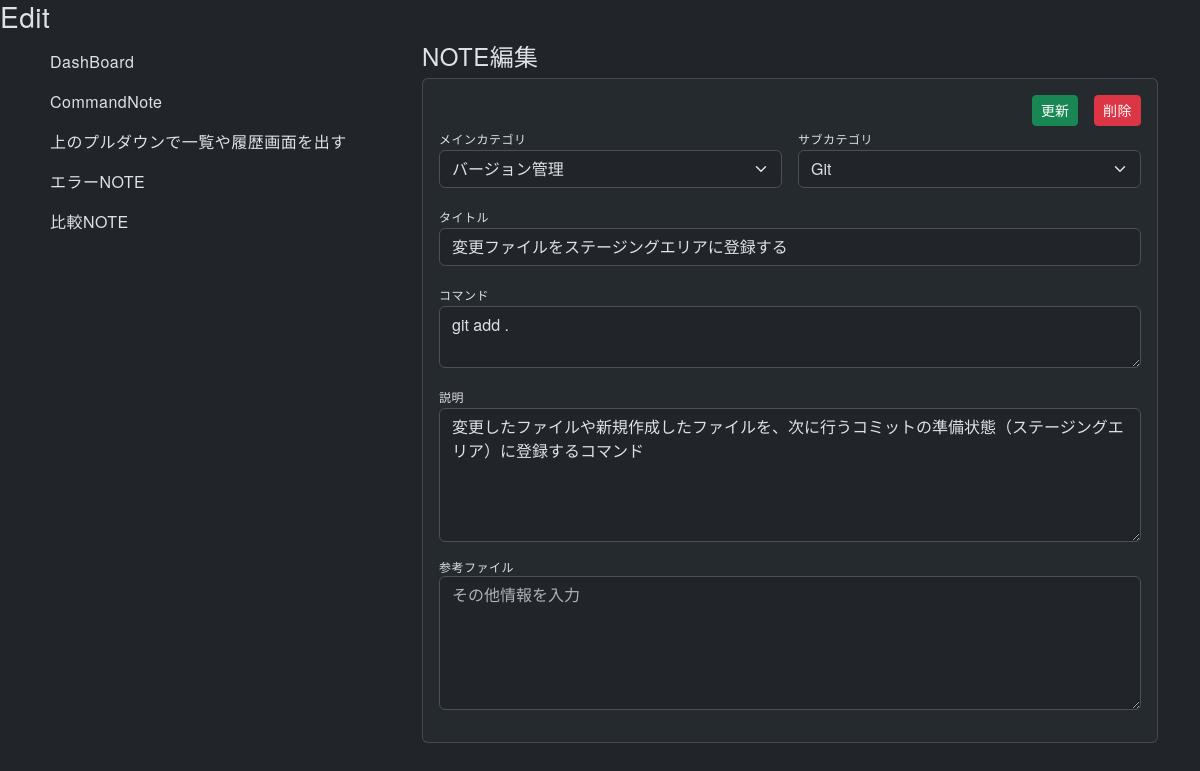
The app's page /23/edit/ with its own data.
### notebook/models.py (models this page shows, shortened)
class Note(models.Model):
  order = models.IntegerField(default=0)
  sub_category = models.ForeignKey(SubCategory, on_delete=models.CASCADE)
  title = models.CharField(max_length=50)
  description =  models.TextField(blank=True, null=True)
  reference = models.TextField(blank=True, null=True)
  created_at = models.DateTimeField(auto_now_add=True)
  updated_at = models.DateTimeField(auto_now=True)
  class Meta:
    ordering = ['order', 'id']

class MainCategory(models.Model):
  order = models.IntegerField(default=0)
  name = models.CharField(max_length=15)
  class Meta:
    ordering = ['order', 'id']

class SubCategory(models.Model):
  order = models.IntegerField(default=0)
  main_category = models.ForeignKey(MainCategory, on_delete=models.CASCADE)
  name = models.CharField(max_length=15)
  class Meta:
    ordering = ['order', 'id']

class Command(models.Model):
  order = models.IntegerField(default=0)
  note = models.ForeignKey(Note, on_delete=models.CASCADE)
  code = models.TextField()
  created_at = models.DateTimeField(auto_now_add=True)
  updated_at = models.DateTimeField(auto_now=True)
  class Meta:
    ordering = ['order', 'id']

### notebook/views.py (the view)
# urls.py: path('<int:id>/edit/', views.edit, name='edit'),
def edit(request, id):
  note = Note.objects.get(id=id)
  main_categories = MainCategory.objects.all()
  sub_categories = SubCategory.objects.all()
  command = note.command_set.first()
  return render(request, 'notebook/edit.html',{ 'note':note, 'main_categories': main_categories, 'sub_categories': sub_categories, 'command': command})

### notebook/templates/notebook/edit.html (shortened to what this page needs)
{% extends 'notebook/base.html' %}
{% block content %}
  <h3>Edit</h3>
  <div class="container">
    <div class="row">
      <div class="'col-12">
        <div class="row">
          <div class="'col-12 col-md-4">
            <ul class="sidebar-menu">
              <li class="sidebar-item">
                <a href="{% url 'notebook:dashboard' %}">
                  <span class="sidebar-label p-2">DashBoard</span>
                </a>
              </li>
              <li class="sidebar-item">
                <a href="{% url 'notebook:index' %}">
                  <span class="sidebar-label p-2">CommandNote</span>
                </a>
              </li>
              <li class="sidebar-item">
                <span class="sidebar-label p-2">上のプルダウンで一覧や履歴画面を出す</span>
              </li>
              <li class="sidebar-item">
                <span class="sidebar-label p-2">エラーNOTE</span>
              </li>
              <li class="sidebar-item">
                <span class="sidebar-label p-2">比較NOTE</span>
              </li>
            </ul>
          </div>
          <div class="'col-12 col-md-8">
            <h4>NOTE編集</h4>
            <div class="card bg-body-tertiary bg-opacity-50 p-3 mb-3">
              <form method="POST" action="{% url 'notebook:update' id=note.id %}">
                <div class="d-flex gap-3 justify-content-end">
                  <button type="submit" class="btn btn-sm btn-success">更新</button>
                  <a href="{% url 'notebook:destroy' id=note.id %}" class="btn btn-sm btn-danger">削除</a>
                </div>
                <div class="d-flex gap-3 mb-3">
                  <div class="w-100">
                    <label class="form-label m-0">メインカテゴリ</label>
                    <select name="main_category" id="main-category-select" class="form-select w-100" required>
                      {% for main_category in main_categories %}
                        <option value="{{ main_category.id }}" {% if main_category.id == note.sub_category.main_category.id %}selected{% endif %}>
                          {{ main_category.name }}
                        </option>
                      {% endfor %}
                    </select>
                  </div>
                  <div class="w-100">
                    <label class="form-label m-0">サブカテゴリ</label>
                    <select name="sub_category" id="sub-category-select" class="form-select w-100" required>
                      {% for sub_category in sub_categories %}
                        <option value="{{ sub_category.id }}" {% if sub_category.id == note.sub_category.id %}selected{% endif %}>
                          {{ sub_category.name }}
                        </option>
                      {% endfor %}
                    </select>
                  </div>
                </div>
                <div class="mb-3">
                  <label class="form-label m-0">タイトル</label>
                  <input type="text" name="title" value="{{ note.title }}" placeholder="タイトルを入力" class="form-control" required>
                </div>
                <div class="mb-3">
                  <label class="form-label m-0">コマンド</label>
                  <textarea name="code" placeholder="コマンドを入力" class="form-control" rows="2" required>{{ command.code }} </textarea>
                </div>
                <div class="mb-3">
                  <label class="form-label m-0">説明</label>
                  <textarea name="description" placeholder="コマンドの説明を入力" class="form-control" rows="5">{{ note.description }}</textarea>
                </div>
                <div class="mb-3">
                  <p class="item-label m-0">参考ファイル</p>
                  <textarea name="reference" placeholder="その他情報を入力" class="form-control" rows="5">{{ note.reference}}</textarea>
                </div>
              </form>
            </div>
          </div>
        </div>
      </div>
    </div>
  </div>
{% endblock %}

### notebook/static/notebook/css/style.css (style rules this page uses)
body { font-family: "Helvetica Neue", Arial, "Hiragino Kaku Gothic ProN", "Hiragino Sans", "Noto Sans JP", Meiryo, sans-serif !important; font-size: 16px; line-height: 1.75; letter-spacing: 0.03em; color: #333333; background-color: #fcfcfc; }
.form-label, .item-label { font-size: 0.75em; }
.sidebar-menu { list-style: none; margin: 0; padding: 0; }
.sidebar-item a { text-decoration: none; color: inherit; }
.sidebar-label { display: block; }

### records on screen
Note: main_category "バージョン管理", sub_category "Git", title "変更ファイルをステージングエリアに登録する", description "変更したファイルや新規作成したファイルを、次に行うコミットの準備状態（ステージングエリア）に登録するコマンド"
Command: code "git add ."
